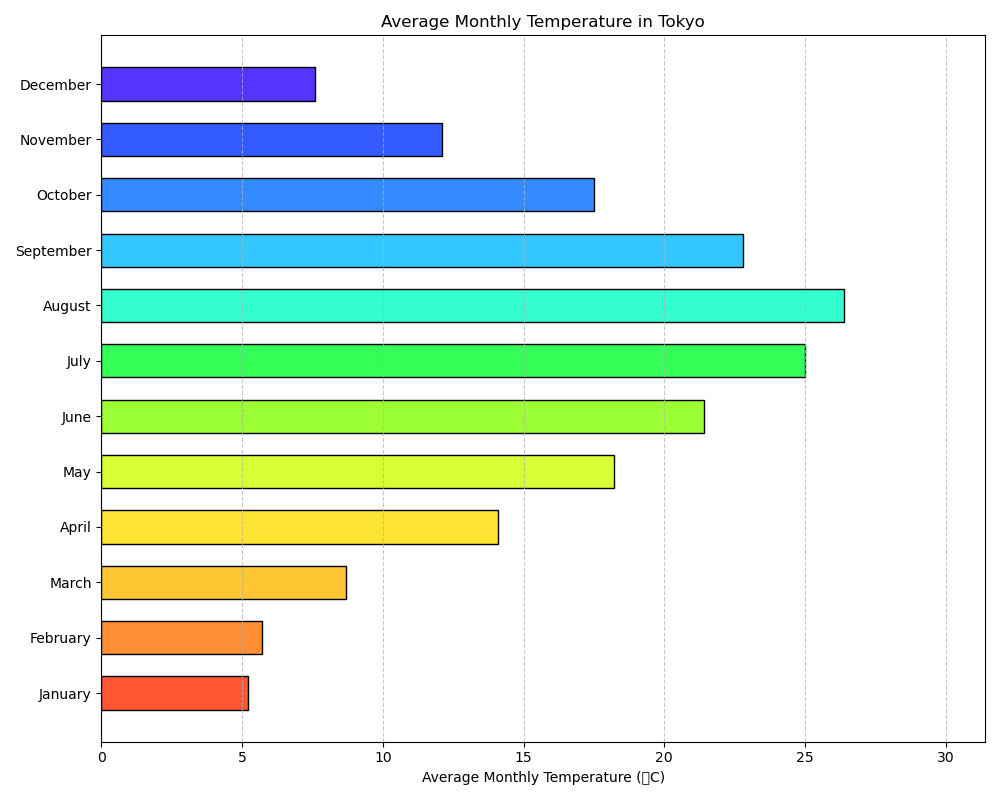

Here is the Python script that generated this plot:

import matplotlib.pyplot as plt

# Data
months = ['January', 'February', 'March', 'April', 'May', 'June', 
          'July', 'August', 'September', 'October', 'November', 'December']
temperatures = [5.2, 5.7, 8.7, 14.1, 18.2, 21.4, 25.0, 26.4, 22.8, 17.5, 12.1, 7.6]
colors = ['#FF5733', '#FF8D33', '#FFC733', '#FFE333', '#D7FF33', '#9BFF33',
          '#33FF57', '#33FFCE', '#33C7FF', '#338BFF', '#335BFF', '#5733FF']

# Create a horizontal bar chart
plt.figure(figsize=(10, 8))
bars = plt.barh(months, temperatures, color=colors, edgecolor='black', height=0.6)

# Customizing the plot
plt.xlabel('Average Monthly Temperature (°C)')
plt.title('Average Monthly Temperature in Tokyo')
plt.xlim(0, max(temperatures) + 5)
plt.tight_layout()

# Show grid
plt.grid(axis='x', linestyle='--', alpha=0.7)

# Display the plot
plt.show()
